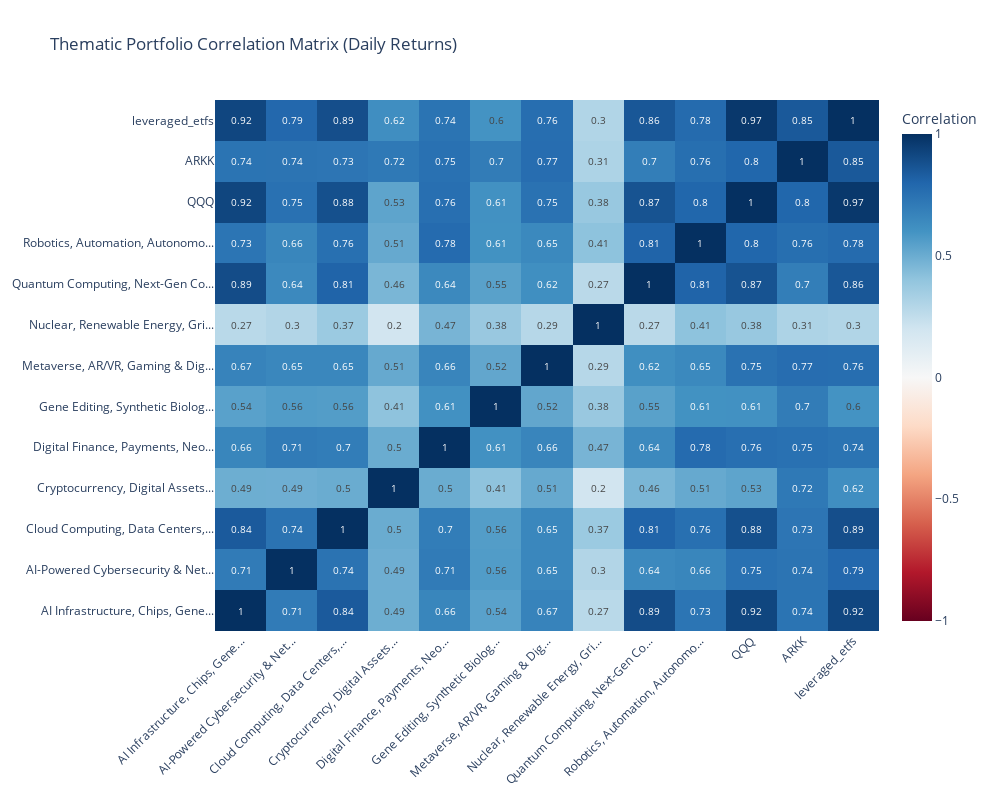

The cell this chart's notebook holds for it:
### Code cell
vis_corr_heatmap = create_theme_correlation_heatmap(theme20HLC)
vis_corr_heatmap.show()

### Figure 1 — Plotly figure (JSON) as saved in the notebook; plotly's stock layout.template omitted (floating-point values rounded to 4 significant figures; data arrays with more than 128 entries replaced by an {"elided": "..."} marker saying what was removed)
{"data": [{"colorbar": {"title": {"text": "Correlation"}}, "colorscale": [[0, "rgb(103,0,31)"], [0.1, "rgb(178,24,43)"], [0.2, "rgb(214,96,77)"], [0.3, "rgb(244,165,130)"], [0.4, "rgb(253,219,199)"], [0.5, "rgb(247,247,247)"], [0.6, "rgb(209,229,240)"], [0.7, "rgb(146,197,222)"], [0.8, "rgb(67,147,195)"], [0.9, "rgb(33,102,172)"], [1, "rgb(5,48,97)"]], "text": {"elided": "13x13 float values"}, "textfont": {"size": 10}, "texttemplate": "%{text}", "type": "heatmap", "x": ["AI Infrastructure, Chips, Gene...", "AI-Powered Cybersecurity & Net...", "Cloud Computing, Data Centers,...", "Cryptocurrency, Digital Assets...", "Digital Finance, Payments, Neo...", "Gene Editing, Synthetic Biolog...", "Metaverse, AR/VR, Gaming & Dig...", "Nuclear, Renewable Energy, Gri...", "Quantum Computing, Next-Gen Co...", "Robotics, Automation, Autonomo...", "QQQ", "ARKK", "leveraged_etfs"], "y": ["AI Infrastructure, Chips, Gene...", "AI-Powered Cybersecurity & Net...", "Cloud Computing, Data Centers,...", "Cryptocurrency, Digital Assets...", "Digital Finance, Payments, Neo...", "Gene Editing, Synthetic Biolog...", "Metaverse, AR/VR, Gaming & Dig...", "Nuclear, Renewable Energy, Gri...", "Quantum Computing, Next-Gen Co...", "Robotics, Automation, Autonomo...", "QQQ", "ARKK", "leveraged_etfs"], "z": {"elided": "13x13 float values"}, "zmid": 0}], "layout": {"height": 800, "title": {"text": "Thematic Portfolio Correlation Matrix (Daily Returns)"}, "width": 1000, "xaxis": {"tickangle": -45}}}
